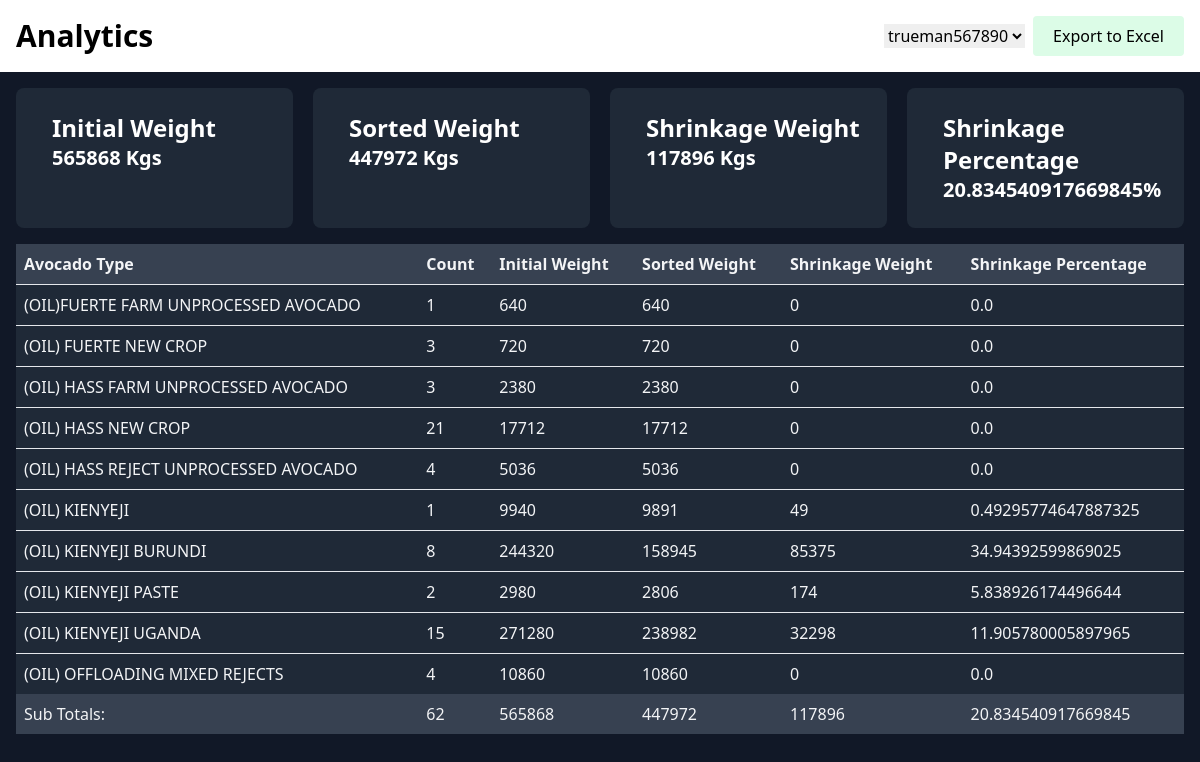
The app's page /analytics/?sheet=13 with its own data.
### analytics/models.py (models this page shows, shortened)
class AvocadoAvenue(models.Model):
    grn= models.IntegerField(unique=True)
    type_of_fruit = models.CharField(max_length=256)
    initial_weight = models.IntegerField()
    fruid_cost = models.FloatField()
    sorted_weight = models.IntegerField()
    sheet = models.ForeignKey(Sheet, on_delete=models.CASCADE)
    entry_date = models.DateTimeField(auto_now_add=True)

### analytics/views.py (the view)
# urls.py: path('analytics/', analytics, name='analytics')
def analytics(request):
    if 'sheet' not in request.GET:
        return redirect(f"{reverse('analytics')}?sheet={Sheet.objects.last().id}")
    sheet_id=request.GET.get('sheet')
    sheet = get_object_or_404(Sheet, id=sheet_id)
    sheets = Sheet.objects.all()
    fruit_data = (AvocadoAvenue.objects.filter(sheet = sheet ).values('type_of_fruit').annotate(total_count=Count('id'), total_initial_weight=Sum('initial_weight'), total_sorted_weight=Sum('sorted_weight'), total_shrinkage=Sum(F('initial_weight') - F('sorted_weight')),))
    results = []
    for fruit in fruit_data:
        total_initial_weight = fruit['total_initial_weight']
        total_sorted_weight = fruit['total_sorted_weight']
        total_shrinkage = fruit['total_shrinkage']
        shrinkage_percentage = (total_shrinkage / total_initial_weight * 100) if total_initial_weight else 0
        results.append({
            'type_of_fruit': fruit['type_of_fruit'],
            'total_count': fruit['total_count'],
            'total_initial_weight': total_initial_weight,
            'total_shrinkage': total_shrinkage,
            "total_sorted_weight":total_sorted_weight,
            'shrinkage_percentage': shrinkage_percentage,
        })
    subtotal_initial_weight = sum(item['total_initial_weight'] for item in fruit_data)
    subtotal_sorted_weight=sum(item['total_sorted_weight'] for item in fruit_data)
    subtotal_shrinkage= sum(item['total_shrinkage'] for item in fruit_data)
    total_shrinkage_percentage = (subtotal_shrinkage / subtotal_initial_weight * 100) if subtotal_initial_weight else 0
    subtotals = {
    'subtotal_count': sum(item['total_count'] for item in fruit_data),
    'subtotal_initial_weight': subtotal_initial_weight ,
    'subtotal_sorted_weight': subtotal_sorted_weight,
    'subtotal_shrinkage':subtotal_shrinkage,
    'total_shrinkage_percentage': total_shrinkage_percentage
    }
    context ={
        'fruit_data': results,
        "sheet_id": sheet,
        "sheets":sheets,
        "subtotals":subtotals
    }
    return render(request, 'analytics.html', context )

### analytics/templates/analytics.html (shortened to what this page needs)
{% load static %}
<!DOCTYPE html>
<html lang="en">
  <head>
    <link rel="stylesheet" href="{%static 'styles.css' %}">
  </head>
  <body class="bg-gray-900">
    <div class="flex items-center justify-between p-4 bg-white">
      <h1 class="text-3xl font-bold"><a href="/">Analytics</a></h1>
      <div class="flex items-center space-x-2">
        <form action="" id="form">
          <select name="sheet" id="sheet">
            {%for sheet in sheets %} {%if sheet.id == sheet_id.id %}
            <option selected value="{{sheet.id}}">{{sheet.name}}</option>
            {%else%}
            <option value="{{sheet.id}}">{{sheet.name}}</option>
            {%endif%} {%endfor%}
          </select>
        </form>
        <button id="exportXlsx" class="px-5 py-2 bg-green-100 rounded">
          Export to Excel
        </button>
      </div>
    </div>
    <div class="grid grid-cols-1 sm:grid-cols-2 md:grid-cols-4 my-4 gap-5 mx-4">
      <div class="bg-gray-800 p-6 flex gap-3 rounded-lg">
        <div class="text-white font-bold">
          <h1 class="text-2xl">Initial Weight</h1>
          <p class="text-xl">{{subtotals.subtotal_initial_weight}} Kgs</p>
        </div>
      </div>
      <div class="bg-gray-800 p-6 flex gap-3 rounded-lg">
        <div class="text-white font-bold">
          <h1 class="text-2xl">Sorted Weight</h1>
          <p class="text-xl">{{subtotals.subtotal_sorted_weight}} Kgs</p>
        </div>
      </div>
      <div class="bg-gray-800 p-6 flex gap-3 rounded-lg">
        <div class="text-white font-bold">
          <h1 class="text-2xl">Shrinkage Weight</h1>
          <p class="text-xl">{{subtotals.subtotal_shrinkage}} Kgs</p>
        </div>
      </div>
      <div class="bg-gray-800 p-6 flex gap-3 rounded-lg">
        <div class="text-white font-bold">
          <h1 class="text-2xl">Shrinkage Percentage</h1>
          <p class="text-xl">{{subtotals.total_shrinkage_percentage}}%</p>
        </div>
      </div>
    </div>
    <div class="mx-4">
      <table id="avocadoDataTable" class="min-w-full bg-gray-800 my-4">
        <thead>
          <tr class="bg-gray-700 text-gray-100">
            <th class="text-left p-2">Avocado Type</th>
            <th class="text-left p-2">Count</th>
            <th class="text-left p-2">Initial Weight</th>
            <th class="text-left p-2">Sorted Weight</th>
            <th class="text-left p-2">Shrinkage Weight</th>
            <th class="text-left p-2">Shrinkage Percentage</th>
            <th></th>
          </tr>
        </thead>
        <tbody>
          {% for data in fruit_data %}
          <tr class="text-gray-100 border-t">
            <td class="p-2">{{data.type_of_fruit}}</td>
            <td class="p-2">{{data.total_count}}</td>
            <td class="p-2">{{data.total_initial_weight}}</td>
            <td class="p-2">{{data.total_sorted_weight}}</td>
            <td class="p-2">{{data.total_shrinkage}}</td>
            <td class="p-2">{{data.shrinkage_percentage}}</td>
          </tr>
          {%endfor%}
        </tbody>
        <tfoot>
          <tr class="bg-gray-700 text-gray-100">
            <td class="text-left p-2">Sub Totals:</td>
            <td class="text-left p-2">{{subtotals.subtotal_count}}</td>
            <td class="text-left p-2">{{subtotals.subtotal_initial_weight}}</td>
            <td class="text-left p-2">{{subtotals.subtotal_sorted_weight}}</td>
            <td class="text-left p-2">{{subtotals.subtotal_shrinkage}}</td>
            <td class="text-left p-2">
              {{subtotals.total_shrinkage_percentage}}
            </td>
            <td></td>
          </tr>
        </tfoot>
      </table>
    </div>
  </body>
</html>

### analytics/static/styles.css (style rules this page uses)
html, :host { line-height: 1.5; -webkit-text-size-adjust: 100%; -moz-tab-size: 4; -o-tab-size: 4; tab-size: 4; font-family: ui-sans-serif, system-ui, sans-serif, "Apple Color Emoji", "Segoe UI Emoji", "Segoe UI Symbol", "Noto Color Emoji"; font-feature-settings: normal; font-variation-settings: normal; -webkit-tap-highlight-color: transparent; }
body { margin: 0; line-height: inherit; }
h1, h2, h3, h4, h5, h6 { font-size: inherit; font-weight: inherit; }
a { color: inherit; text-decoration: inherit; }
table { text-indent: 0; border-color: inherit; border-collapse: collapse; }
button, input, optgroup, select, textarea { font-family: inherit; font-feature-settings: inherit; font-variation-settings: inherit; font-size: 100%; font-weight: inherit; line-height: inherit; letter-spacing: inherit; color: inherit; margin: 0; padding: 0; }
button, select { text-transform: none; }
button, input:where([type='button']), input:where([type='reset']), input:where([type='submit']) { -webkit-appearance: button; background-color: transparent; background-image: none; }
blockquote, dl, dd, h1, h2, h3, h4, h5, h6, hr, figure, p, pre { margin: 0; }
button, [role="button"] { cursor: pointer; }
.mx-4 { margin-left: 1rem; margin-right: 1rem; }
.my-4 { margin-top: 1rem; margin-bottom: 1rem; }
.flex { display: flex; }
.grid { display: grid; }
.min-w-full { min-width: 100%; }
.grid-cols-1 { grid-template-columns: repeat(1, minmax(0, 1fr)); }
.items-center { align-items: center; }
.justify-between { justify-content: space-between; }
.gap-3 { gap: 0.75rem; }
.gap-5 { gap: 1.25rem; }
.space-x-2 > :not([hidden]) ~ :not([hidden]) { --tw-space-x-reverse: 0; margin-right: calc(0.5rem * var(--tw-space-x-reverse)); margin-left: calc(0.5rem * calc(1 - var(--tw-space-x-reverse))); }
.rounded { border-radius: 0.25rem; }
.rounded-lg { border-radius: 0.5rem; }
.border-t { border-top-width: 1px; }
.bg-gray-700 { --tw-bg-opacity: 1; background-color: rgb(55 65 81 / var(--tw-bg-opacity)); }
.bg-gray-800 { --tw-bg-opacity: 1; background-color: rgb(31 41 55 / var(--tw-bg-opacity)); }
.bg-gray-900 { --tw-bg-opacity: 1; background-color: rgb(17 24 39 / var(--tw-bg-opacity)); }
.bg-green-100 { --tw-bg-opacity: 1; background-color: rgb(220 252 231 / var(--tw-bg-opacity)); }
.bg-white { --tw-bg-opacity: 1; background-color: rgb(255 255 255 / var(--tw-bg-opacity)); }
.p-2 { padding: 0.5rem; }
.p-4 { padding: 1rem; }
.p-6 { padding: 1.5rem; }
.px-5 { padding-left: 1.25rem; padding-right: 1.25rem; }
.py-2 { padding-top: 0.5rem; padding-bottom: 0.5rem; }
.text-left { text-align: left; }
.text-2xl { font-size: 1.5rem; line-height: 2rem; }
.text-3xl { font-size: 1.875rem; line-height: 2.25rem; }
.text-xl { font-size: 1.25rem; line-height: 1.75rem; }
.font-bold { font-weight: 700; }
.text-gray-100 { --tw-text-opacity: 1; color: rgb(243 244 246 / var(--tw-text-opacity)); }
.text-white { --tw-text-opacity: 1; color: rgb(255 255 255 / var(--tw-text-opacity)); }
@media (min-width: 640px) { .sm\:grid-cols-2 { grid-template-columns: repeat(2, minmax(0, 1fr)); } }
@media (min-width: 768px) { .md\:grid-cols-4 { grid-template-columns: repeat(4, minmax(0, 1fr)); } }

### records on screen
AvocadoAvenue: type_of_fruit "(OIL)FUERTE FARM UNPROCESSED AVOCADO", total_count "1", total_initial_weight "640", total_sorted_weight "640", total_shrinkage "0", shrinkage_percentage "0.0"
AvocadoAvenue: type_of_fruit "(OIL) KIENYEJI", total_count "1", total_initial_weight "9940", total_sorted_weight "9891", total_shrinkage "49", shrinkage_percentage "0.49295774647887325"

### other values on screen
{{ subtotals.subtotal_initial_weight }} "565868"
{{ subtotals.subtotal_sorted_weight }} "447972"
{{ subtotals.subtotal_shrinkage }} "117896"
{{ subtotals.total_shrinkage_percentage }} "20.834540917669845"
{{ data.type_of_fruit }} "(OIL) FUERTE NEW CROP" "(OIL) HASS FARM UNPROCESSED AVOCADO" "(OIL) HASS NEW CROP" "(OIL) HASS REJECT UNPROCESSED AVOCADO" "(OIL) KIENYEJI BURUNDI" "(OIL) KIENYEJI PASTE" "(OIL) KIENYEJI UGANDA" "(OIL) OFFLOADING MIXED REJECTS"
{{ data.total_count }} "3" "3" "21" "4" "8" "2" "15" "4"
{{ data.total_initial_weight }} "720" "2380" "17712" "5036" "244320" "2980" "271280" "10860"
{{ data.total_sorted_weight }} "720" "2380" "17712" "5036" "158945" "2806" "238982" "10860"
{{ data.total_shrinkage }} "0" "0" "0" "0" "85375" "174" "32298" "0"
{{ data.shrinkage_percentage }} "0.0" "0.0" "0.0" "0.0" "34.94392599869025" "5.838926174496644" "11.905780005897965" "0.0"
{{ subtotals.subtotal_count }} "62"
form field sheet "trueman567890"
